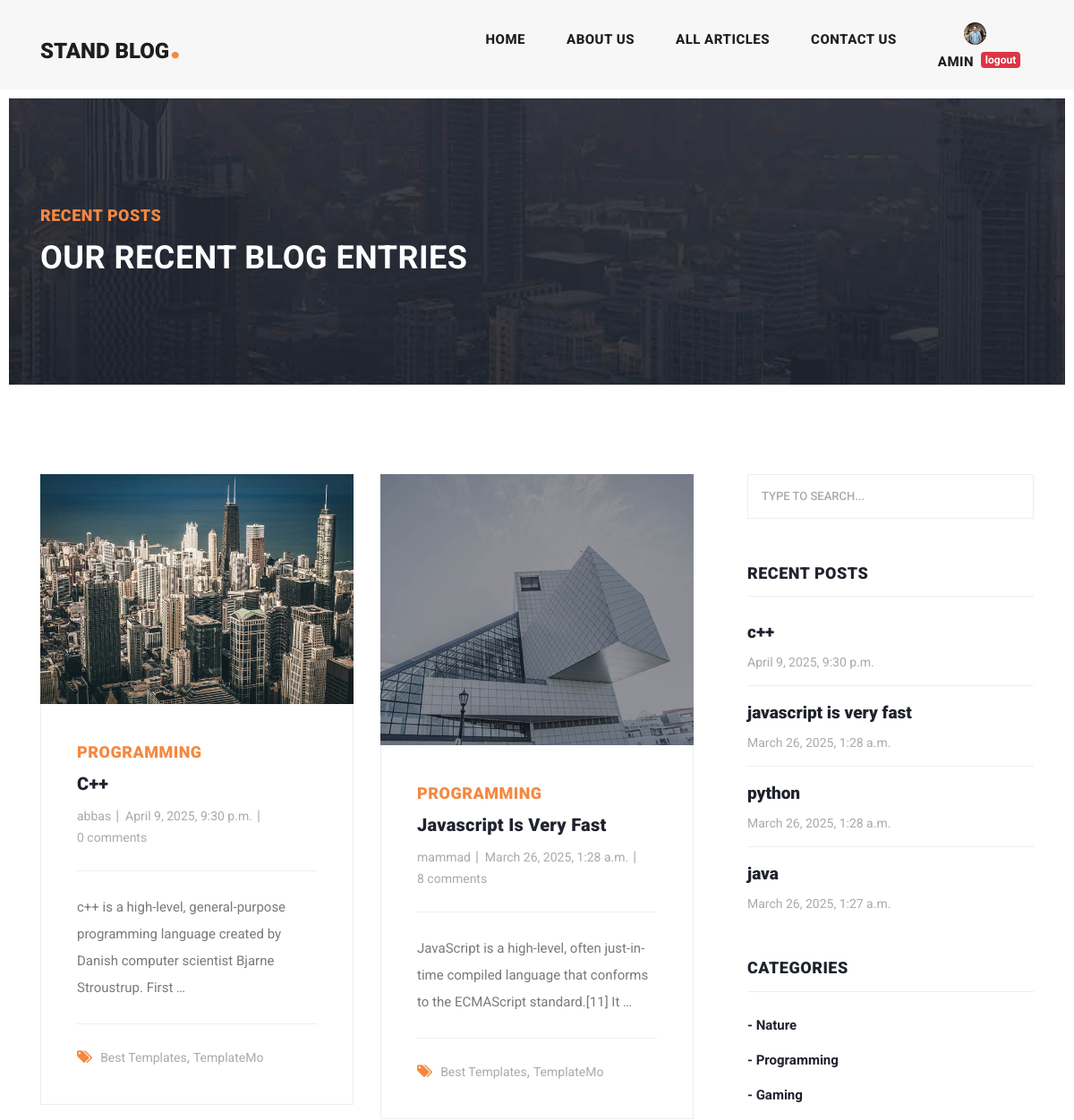
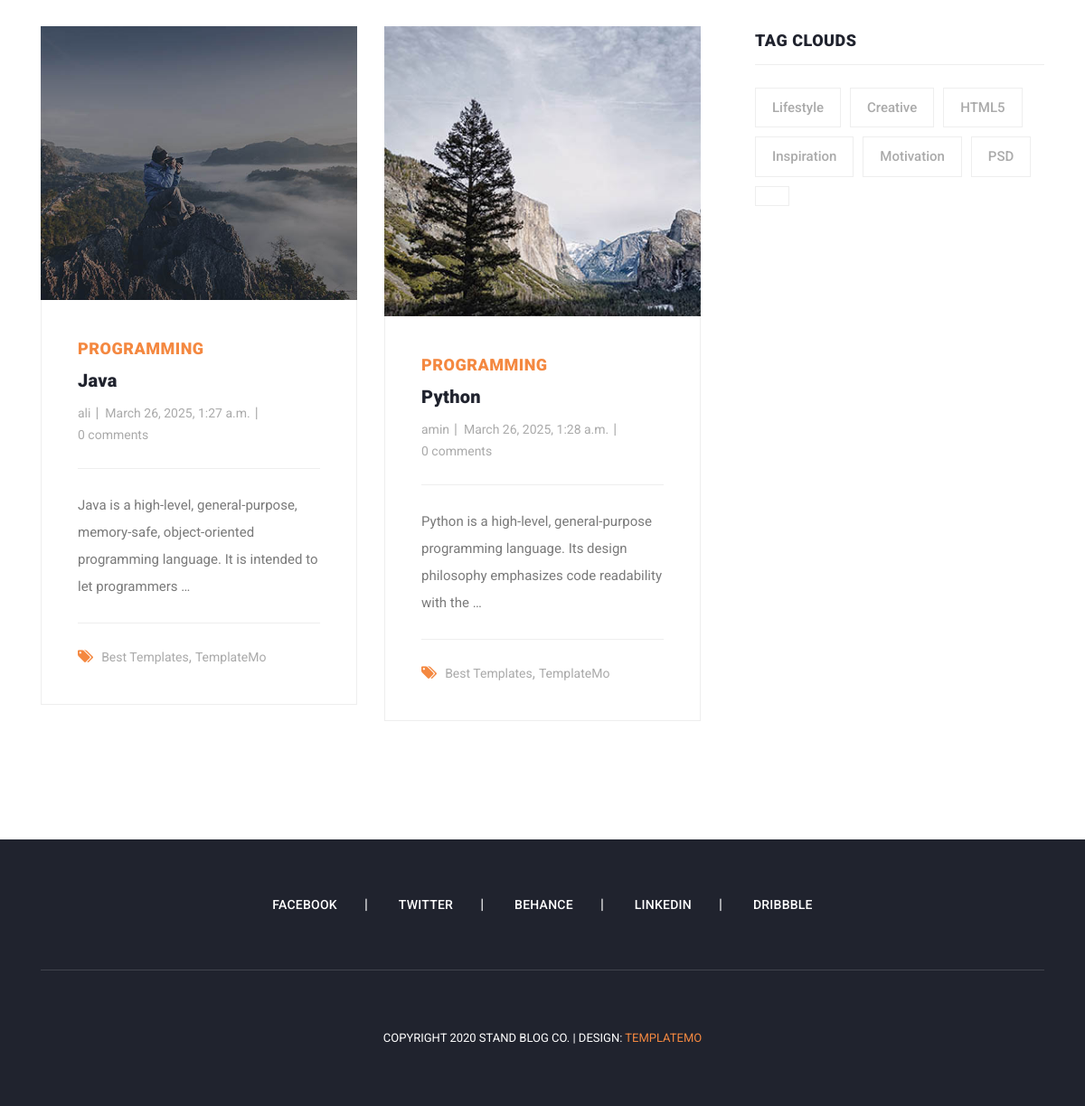
The app's page /articles/category/2 (signed in) with its own data (2 pictures, top to bottom).
### account/models.py (models this page shows, shortened)
class Profile(models.Model):
    user = models.OneToOneField(User, on_delete=models.CASCADE)
    fathers_name = models.CharField(max_length=20)
    nationcode = models.CharField(max_length=11)
    image = models.ImageField(upload_to='profile/images', null=True, blank=True)

### blog/models.py (models this page shows, shortened)
class Article(models.Model):
    author = models.ForeignKey(User , on_delete=models.SET_NULL, null=True , blank=True , related_name='articles')
    title = models.CharField(max_length=80)
    category = models.ManyToManyField(Category , related_name="articles")
    body = models.TextField()
    image = models.ImageField(upload_to='images/articles' , null=True, blank=True)
    created = models.DateTimeField(auto_now_add=True)
    updated = models.DateTimeField(auto_now=True)
    is_published = models.BooleanField(default=True)
    slug = models.SlugField(blank=True , unique=True)
    objects = models.Manager()
    class Meta:
        ordering = ('-updated','-created')
    def get_absolute_url(self):
        return reverse('blog:article_detail', kwargs={'slug': self.slug})

class Category(models.Model):
    title = models.CharField(max_length=100)
    created = models.DateTimeField(auto_now_add=True)
    def __str__(self):
        return self.title

### blog/views.py (the view)
# urls.py: path('category/<int:pk>', views.category_detail , name='category_detail'),
def category_detail(request , pk=None):
    category = get_object_or_404(Category, id=pk)
    articles = category.articles.all()
    return render(request , "blog/articles_list.html" , {'articles':articles})

### context_processors/context_processors.py (called while the page is built)
def recent_articles(request):
    recent_articles = Article.objects.order_by('-created')
    categories = Category.objects.all()
    return {'recent_articles': recent_articles , "categories": categories}

### blog/templates/blog/articles_list.html (shortened to what this page needs)
{% extends 'base.html' %}
{% load static %}
{% block content %}
    <div class="heading-page header-text">
      <section class="page-heading">
        <div class="container">
          <div class="row">
            <div class="col-lg-12">
              <div class="text-content">
                <h4>Recent Posts</h4>
                <h2>Our Recent Blog Entries</h2>
              </div>
            </div>
          </div>
        </div>
      </section>
    </div>
    <section class="blog-posts grid-system">
      <div class="container">
        <div class="row">
          <div class="col-lg-8">
            <div class="all-blog-posts">
              <div class="row">
                  {% for article in articles %}
                      <div class="col-lg-6">
                  <div class="blog-post">
                    <div class="blog-thumb">
                      <img src="{{ article.image.url }}" alt="">
                    </div>
                    <div class="down-content">
                      <span>{{ article.category.all.first }}</span>
                      <a href="{{ article.get_absolute_url }}"><h4>{{ article.title }}</h4></a>
                      <ul class="post-info">
                        <li><a href="#">{{ article.author.username }}</a></li>
                        <li><a href="#">{{ article.created }}</a></li>
                        <li><a href="#">{{ article.comments.count }} comments</a></li>
                      </ul>
                        <p>{{ article.body|truncatewords:15 }}</p>
                      <div class="post-options">
                        <div class="row">
                          <div class="col-lg-12">
                            <ul class="post-tags">
                              <li><i class="fa fa-tags"></i></li>
                              <li><a href="#">Best Templates</a>,</li>
                              <li><a href="#">TemplateMo</a></li>
                            </ul>
                          </div>
                        </div>
                      </div>
                    </div>
                  </div>
                </div>
                  {% endfor %}
                <div class="col-lg-12">
                </div>
              </div>
            </div>
          </div>
        {% include 'includes/sidebar.html' %}
        </div>
      </div>
    </section>
{% endblock %}

### templates/includes/header.html (shortened to what this page needs)
{% load static %}
<header class="">
      <nav class="navbar navbar-expand-lg">
        <div class="container">
          <a class="navbar-brand" href="index.html"><h2>Stand Blog<em>.</em></h2></a>
          <div class="collapse navbar-collapse" id="navbarResponsive">
            <ul class="navbar-nav ml-auto">
              <li class="nav-item{% if request.resolver_match.url_name == 'home' %} active {% endif %}">
                <a class="nav-link" href="{% url 'home_app:home' %}">Home
                </a>
              </li>
              <li class="nav-item">
                <a class="nav-link" href="{% url 'blog:about_us' %}">About Us</a>
              </li>
              <li class="nav-item {% if request.resolver_match.url_name == 'articles_list' %} active {% endif %} ">
                <a class="nav-link" href="{% url 'blog:articles_list' %}">All Articles</a>
              </li>
              <li class="nav-item">
                <a class="nav-link" href="{% url 'blog:contact_us' %}">Contact Us</a>
              </li>
              <li class="nav-item">
                  {% if request.user.is_authenticated %}
                      {% if user.profile.image %}
                          <span><img src="{{ user.profile.image.url }}" width="25px" height="25px" style="border-radius: 100%" alt=""></span>
                          {% else %}
                          <span><img src="{% static 'images/icons/index.jpg' %}" width="25px" height="25px" style="border-radius: 100%" alt=""></span>
                      {% endif %}
                      <div class="d-flex">
                          <a class="nav-link" href="">{{ request.user.username }}</a>
                      <a href={% url 'account:logout' %}><span class="badge badge-danger mt-2">logout</span></a>
                      </div>
                  {% else %}
                      <div class="d-flex" >
                      <a class="nav-link" href={% url 'account:login' %}>login</a> __
                      <a class="nav-link" href={% url 'account:register' %}>register</a>
                      </div>
                  {% endif %}
              </li>
            </ul>
          </div>
        </div>
      </nav>
    </header>

### templates/includes/sidebar.html
{% load static %}
<div class="col-lg-4">
            <div class="sidebar">
              <div class="row">
                <div class="col-lg-12">
                  <div class="sidebar-item search">
                    <form id="search_form" name="gs" method="GET" action="{% url 'blog:search_articles' %}">
                      <input type="text" name="q" class="searchText" placeholder="type to search..." autocomplete="on">
                    </form>
                  </div>
                </div>
                <div class="col-lg-12">
                  <div class="sidebar-item recent-posts">
                    <div class="sidebar-heading">
                      <h2>Recent Posts</h2>
                    </div>
                    <div class="content">
                      <ul>
                        {% for article in recent_articles %}
                            <li><a href="{{ article.get_absolute_url }}">
                              <h5>{{ article.title }}</h5>
                              <span>{{ article.created }}</span>
                        </a></li>
                        {% endfor %}
                      </ul>
                    </div>
                  </div>
                </div>
                <div class="col-lg-12">
                  <div class="sidebar-item categories">
                    <div class="sidebar-heading">
                      <h2>Categories</h2>
                    </div>
                    <div class="content">
                      <ul>
                          {% for category in categories %}
                              <li><a href="{% url 'blog:category_detail' category.id %}">- {{ category.title }}</a></li>
                          {% endfor %}
                      </ul>
                    </div>
                  </div>
                </div>
                <div class="col-lg-12">
                  <div class="sidebar-item tags">
                    <div class="sidebar-heading">
                      <h2>Tag Clouds</h2>
                    </div>
                    <div class="content">
                      <ul>
                        <li><a href="#">Lifestyle</a></li>
                        <li><a href="#">Creative</a></li>
                        <li><a href="#">HTML5</a></li>
                        <li><a href="#">Inspiration</a></li>
                        <li><a href="#">Motivation</a></li>
                        <li><a href="#">PSD</a></li>
                        <li><a href="#">{{ name }}</a></li>
                      </ul>
                    </div>
                  </div>
                </div>
              </div>
            </div>
          </div>

### records on screen
Article: image (picture), category.all.first "PROGRAMMING", title "C++", author.username "abbas", created "April 9, 2025, 9:30 p.m.", comments.count "0", body "c++ is a high-level, general-purpose programming language created by Danish computer scientist Bjarne Stroustrup. First …", title "c++"
Article: image (picture), category.all.first "PROGRAMMING", title "Javascript Is Very Fast", author.username "mammad", created "March 26, 2025, 1:28 a.m.", comments.count "8", body "JavaScript is a high-level, often just-in-time compiled language that conforms to the ECMAScript standard.[11] It …", title "javascript is very fast"
Article: image (picture), category.all.first "PROGRAMMING", title "Java", author.username "ali", created "March 26, 2025, 1:27 a.m.", comments.count "0", body "Java is a high-level, general-purpose, memory-safe, object-oriented programming language. It is intended to let programmers …", title "java"
Article: image (picture), category.all.first "PROGRAMMING", title "Python", author.username "amin", created "March 26, 2025, 1:28 a.m.", comments.count "0", body "Python is a high-level, general-purpose programming language. Its design philosophy emphasizes code readability with the …", title "python"
Category: title "Nature"
Category: title "Programming"
Category: title "Gaming"

### other values on screen
{{ request.user.username }} "AMIN"
